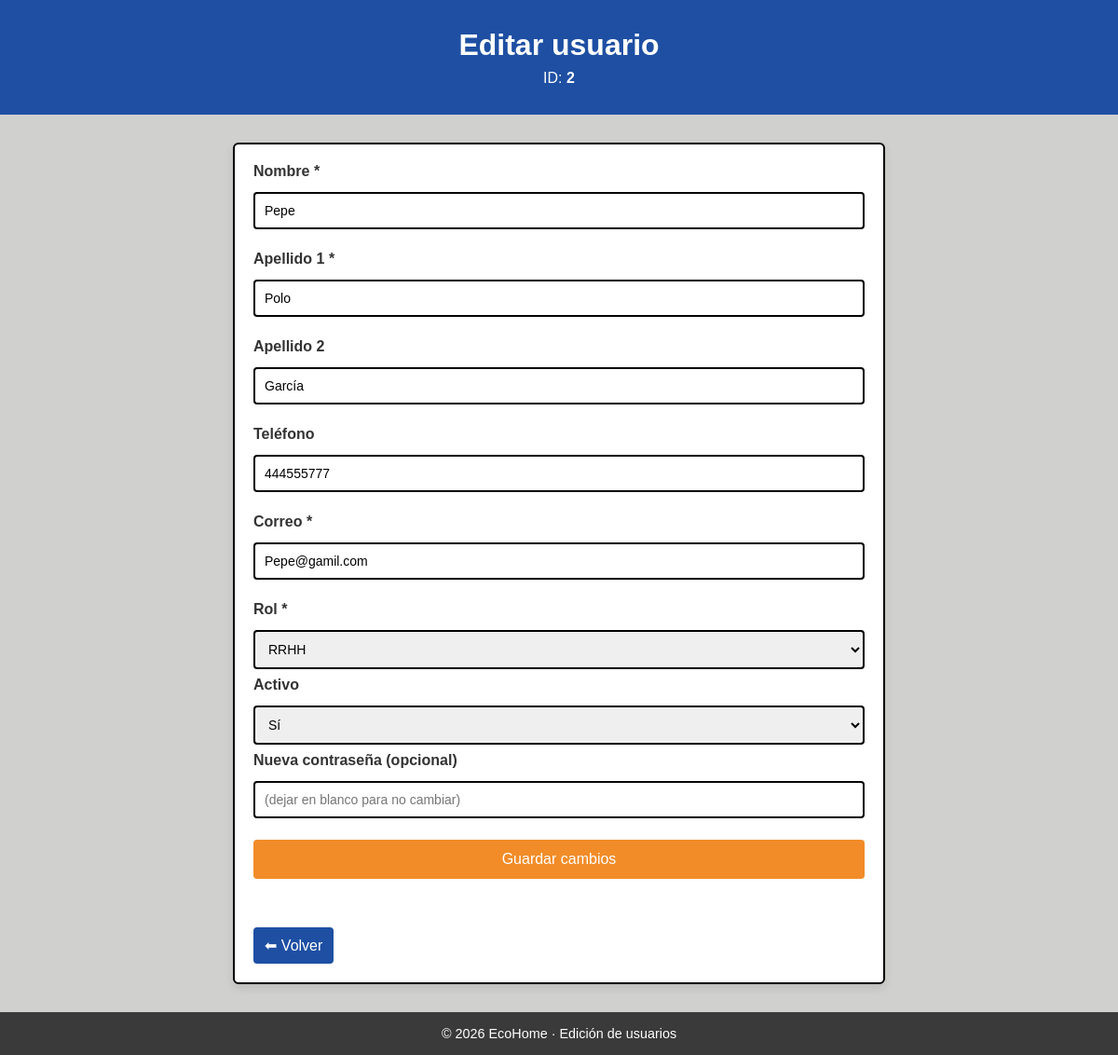
The app's page /usuarios_edit.php?id=2 (signed in) with its own data.
### tables this page shows
CREATE TABLE trabajadores (
    id              INTEGER PRIMARY KEY AUTOINCREMENT,
    nombre          TEXT NOT NULL,
    apellido1       TEXT NOT NULL,
    apellido2       TEXT,
    telefono        TEXT,
    correo          TEXT NOT NULL UNIQUE,
    password_hash   TEXT NOT NULL,
    rol             TEXT NOT NULL
                    CHECK (rol IN ('admin', 'RRHH', 'Directivos', 'Logistica', 'Gestion')),
    creado_en       TEXT NOT NULL DEFAULT (datetime('now')),
    activo          INTEGER NOT NULL DEFAULT 1
                    CHECK (activo IN (0, 1))
);

### usuarios_edit.php (the view, shortened to what this page needs)
<?php
$pdo = getPDO();
$id = (int)($_GET['id'] ?? 0);
$stmt = $pdo->prepare("SELECT * FROM trabajadores WHERE id = :id");
$stmt->execute([':id' => $id]);
$user = $stmt->fetch();
?>
<!DOCTYPE html>
<html lang="es">
<head>
    <link rel="stylesheet" href="style.css">
</head>
<body>
<header class="header">
    <h1>Editar usuario</h1>
    <p>ID: <strong><?= (int)$user['id'] ?></strong></p>
</header>
<main class="main">
    <section class="dashboard-box" style="max-width: 700px; text-align:left;">
        <form method="POST" class="form-grid">
            <label>Nombre *</label>
            <input name="nombre" value="<?= htmlspecialchars($user['nombre']) ?>" required>
            <label>Apellido 1 *</label>
            <input name="apellido1" value="<?= htmlspecialchars($user['apellido1']) ?>" required>
            <label>Apellido 2</label>
            <input name="apellido2" value="<?= htmlspecialchars($user['apellido2'] ?? '') ?>">
            <label>Teléfono</label>
            <input name="telefono" value="<?= htmlspecialchars($user['telefono'] ?? '') ?>">
            <label>Correo *</label>
            <input name="correo" type="email" value="<?= htmlspecialchars($user['correo']) ?>" required>
            <label>Rol *</label>
            <select name="rol" required>
                <?php foreach (['RRHH','Directivos','Logistica','Gestion','admin'] as $r): ?>
                    <option value="<?= $r ?>" <?= ($user['rol'] === $r) ? 'selected' : '' ?>><?= $r ?></option>
                <?php endforeach; ?>
            </select>
            <label>Activo</label>
            <select name="activo">
                <option value="1" <?= ((int)$user['activo'] === 1) ? 'selected' : '' ?>>Sí</option>
            </select>
            <label>Nueva contraseña (opcional)</label>
            <input name="password" type="password" placeholder="(dejar en blanco para no cambiar)">
            <button type="submit">Guardar cambios</button>
        </form>
        <div style="margin-top:15px;">
            <a class="link-btn" href="usuarios.php">⬅ Volver</a>
        </div>
    </section>
</main>
<footer class="footer">
    <p>© 2026 EcoHome · Edición de usuarios</p>
</footer>
</body>
</html>

### style.css (style rules this page uses)
* { margin: 0; padding: 0; box-sizing: border-box; font-family: Arial, Helvetica, sans-serif; }
:root { --azul: #1e4fa3; --naranja: #f28c28; --gris: #3a3a3a; --gris-claro: #f2f2f2; }
body { background-color: var(--gris-claro); min-height: 100vh; display: flex; flex-direction: column; }
.header { background-color: var(--azul); color: white; text-align: center; padding: 30px 20px; }
.header h1 { font-size: 2rem; }
.header p { margin-top: 8px; font-size: 1rem; }
.main { flex: 1; display: flex; justify-content: center; align-items: center; }
form { display: flex; flex-direction: column; }
label { margin-bottom: 5px; font-weight: bold; color: #333; }
input { margin-bottom: 15px; padding: 10px; border: 1px solid #ccc; border-radius: 4px; }
button { background-color: var(--naranja); color: white; padding: 12px; border: none; border-radius: 4px; font-size: 1rem; cursor: pointer; }
.footer { background-color: var(--gris); color: white; text-align: center; padding: 15px; font-size: 0.9rem; }
.link-btn { display: inline-block; margin-top: 12px; text-decoration: none; text-align: center; background-color: var(--azul); color: white; padding: 10px 12px; border-radius: 4px; }
.dashboard-box { background: white; padding: 30px; border-radius: 8px; width: 100%; max-width: 600px; text-align: center; box-shadow: 0 4px 10px rgba(0, 0, 0, 0.1); }
.form-grid { display: grid; grid-template-columns: 1fr; gap: 8px; }
.form-grid input, .form-grid select { padding: 10px; border: 1px solid #ccc; border-radius: 4px; }
input, select, textarea { border: 2px solid #000; padding: 8px 10px; border-radius: 4px; font-size: 14px; outline: none; transition: border-color 0.2s ease, box-shadow 0.2s ease; }
button { cursor: pointer; }
input, select, textarea { border: 2px solid #000 !important; outline: none; }
.form-grid { margin-bottom: 40px; }
body { background-color: #d0d0ce; }
.dashboard-box { background-color: #ffffff; padding: 20px; border-radius: 6px; border: 2px solid #000; }
.main { margin-top: 30px; margin-bottom: 30px; }

### records on screen
trabajadores: id "2", nombre "Pepe", apellido1 "Polo", apellido2 "García", telefono "444555777", correo "Pepe@gamil.com", rol "RRHH", activo "Sí"
